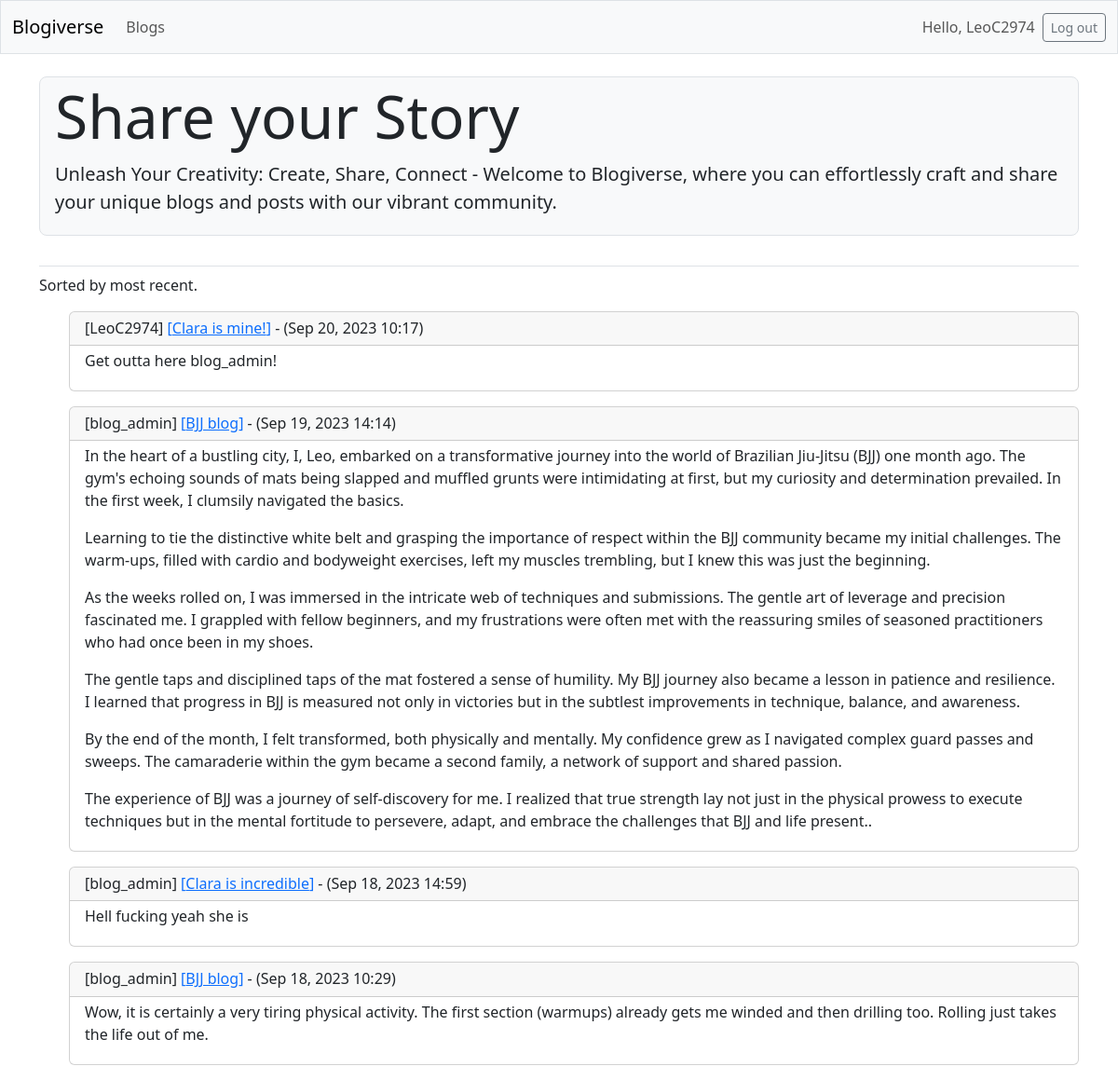
Screenshot of / (signed in) with the database file from the repository.
### blogs/models.py (models this page shows, shortened)
class Post(models.Model):
    blog = models.ForeignKey(Blog, on_delete=models.CASCADE)
    text = models.TextField()
    date_added = models.DateTimeField(auto_now_add=True)
    class Meta:
        verbose_name_plural = 'posts'

class Blog(models.Model):
    title = models.CharField(max_length=200)
    date_added = models.DateTimeField(auto_now_add=True)
    owner = models.ForeignKey(User, on_delete=models.CASCADE)

### blogs/views.py (the view)
# urls.py: path('', views.index, name='index'),
def index(request):
    posts = Post.objects.order_by('-date_added')
    for post in posts:
        blog = post.blog
    context = {'posts':posts, 'blog':blog}
    return render(request, 'blogs/index.html', context)

### blogs/templates/blogs/index.html (shortened to what this page needs)
{% extends 'blogs/base.html' %}
{% block page_header %}
  <div class="p-1 mb-4 bg-light border rounded-3">
    <div class="container-fluid py-0">
      <h1 class="display-3">Share your Story</h1>
      <p class="lead">Unleash Your Creativity: Create, Share, Connect - Welcome
        to Blogiverse, where you can effortlessly craft and share your unique
        blogs and posts with our vibrant community.</p>
    </div>
  </div>
{% endblock page_header %}
{% block content %}
  <p>Sorted by most recent.</p>
    <ul>
      {% for post in posts %}
        <div class="card mb-3">
          <h6 class="card-header">
              [{{ post.blog.owner }}]
              <a href="{% url 'blogs:blog' post.blog.id %}">
                [{{ post.blog.title }}]</a>
               - ({{ post.date_added|date:'M d, Y H:i'}})
            </h6>
            <div class="card-body py-1">{{ post.text|linebreaks }}</div>
        </div>
      {% empty %}
        <p>There are 0 posts.</p>
      {% endfor %}
{% endblock content %}

### blogs/templates/blogs/base.html (shortened to what this page needs)
<!DOCTYPE html>
<html lang="en">
<head>
  {% load django_bootstrap5 %}
  {% bootstrap_css %}
</head>
<body>
  <nav class="navbar navbar-expand-md navbar-light bg-light mb-4 border">
    <div class="container-fluid">
      <a class="navbar-brand" href="{% url 'blogs:index' %}">Blogiverse</a>
      <div class="collapse navbar-collapse" id="navbarCollapse">
        <ul class="navbar-nav me-auto mb-2 mb-md-0">
          <li class="nav-item">
            <a class="nav-link" href="{% url 'blogs:blogs' %}">Blogs</a>
          </li>
        </ul>
        <ul class="navbar-nav ms-auto mb-2 mb-md-0">
          {% if user.is_authenticated %}
            <li class="nav-item">
              <span class="navbar-text me-2">Hello, {{ user.username }}</span>
            </li>
          {% endif %}
        </ul>
        {% if user.is_authenticated %}
          <form action="{% url 'accounts:logout' %}" method="post">
            <button name="submit" class="btn btn-outline-secondary btn-sm">
              Log out</button>
        {% endif %}
          </form>
      </div>
    </div>
  </nav>
<main class="container">
  <div class="pb-2 mb-2 border-bottom">
    {% block page_header %}{% endblock page_header %}
  </div>
  <div>
    {% block content %}{% endblock content %}
  </div>
</main>
</body>
</html>

### rows the page displays
Post: blog.owner "LeoC2974", blog "Clara is mine!", date_added "Sep 20, 2023 10:17", text "Get outta here blog_admin!"
Post: blog.owner "blog_admin", blog "BJJ blog", date_added "Sep 19, 2023 14:14", text "In the heart of a bustling city, I, Leo, embarked on a transformative journey into the world of Brazilian Jiu-Jitsu (BJJ) one month ago. The gym's echoing sounds of mats being slapped and muffled grunts were intimidating at first, but my curiosity and determination prevailed. In the first week, I clumsily navigated the basics. Learning to tie the distinctive white belt and grasping the importance of respect within the BJJ community became my initial challenges. The warm-ups, filled with cardio and bodyweight exercises, left my muscles trembling, but I knew this was just the beginning. As the weeks rolled on, I was immersed in the intricate web of techniques and submissions. The gentle art…"
Post: blog.owner "blog_admin", blog "Clara is incredible", date_added "Sep 18, 2023 14:59", text "Hell fucking yeah she is"
Post: blog.owner "blog_admin", blog "BJJ blog", date_added "Sep 18, 2023 10:29", text "Wow, it is certainly a very tiring physical activity. The first section (warmups) already gets me winded and then drilling too. Rolling just takes the life out of me."

### other values shown
{{ user.username }} "LeoC2974"
